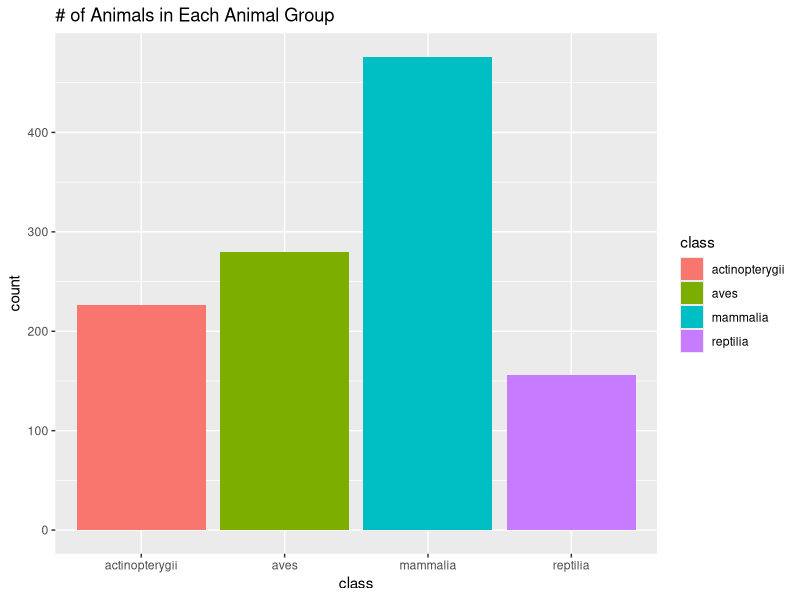
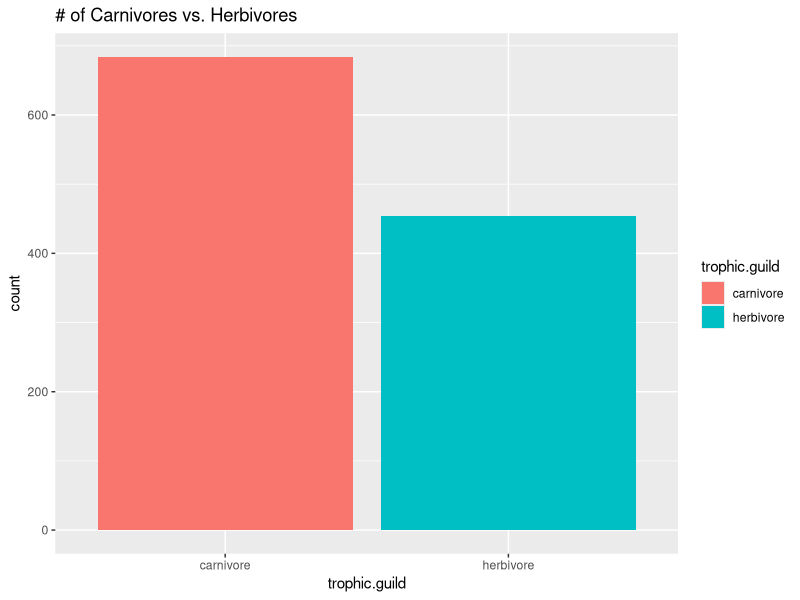
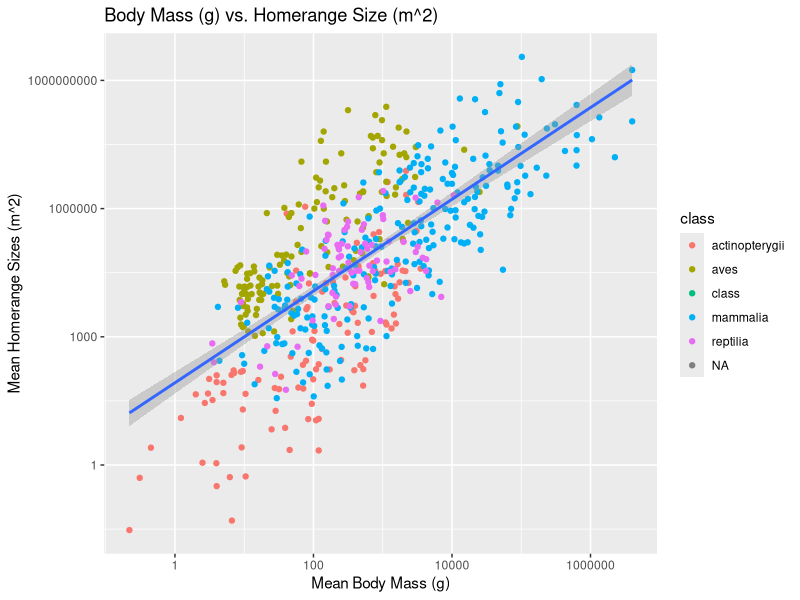
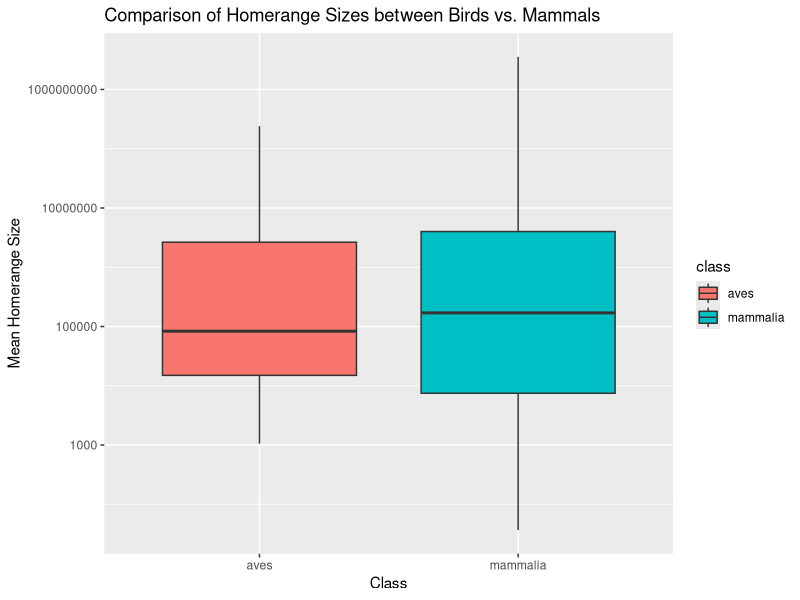

Recreate these plots in R, in order.
## ---- chunk 1
library("tidyverse")
options(scipen=999) #turn off scientific notation
## ---- chunk 2
homerange <- read_csv("Tamburelloetal_HomeRangeDatabase.csv")
## ---- chunk 3
glimpse(homerange)
## ---- chunk 4
names(homerange)
## ---- chunk 5
anim_grp <- filter(homerange, class %in% c("actinopterygii", "aves", "mammalia", "reptilia"))
ggplot(data=anim_grp, 
       mapping=aes(x=class))+
  geom_bar(mapping=aes(fill=class))+
  labs(title="# of Animals in Each Animal Group")
## ---- chunk 6
carn_herb <- filter(homerange, trophic.guild %in% c("carnivore", "herbivore"))
ggplot(data=carn_herb, 
       mapping=aes(x=trophic.guild))+
  geom_bar(mapping=aes(fill=trophic.guild))+
  labs(title="# of Carnivores vs. Herbivores")
## ---- chunk 7
homerange <- homerange[!duplicated (homerange$common.name), ]
## ---- chunk 8
homerange$mean.hra.m2 <- as.numeric(homerange$mean.hra.m2)
filter(homerange, class == "mammalia", trophic.guild == "herbivore", mean.hra.m2>1000000) %>% 
  select(common.name, order, mean.hra.m2, mean.mass.g) %>% 
  arrange(desc(mean.hra.m2)) %>% 
  slice_max(mean.hra.m2, n=10)
## ---- chunk 9
select(homerange, common.name, mean.hra.m2) %>% 
  arrange(desc(mean.hra.m2)) %>% 
  slice_head(n=1)
## ---- chunk 10
select(homerange, common.name, mean.hra.m2) %>% 
  arrange(mean.hra.m2) %>% 
  slice_head(n=1)
## ---- chunk 11
filter(homerange, class == "mammalia", trophic.guild == "carnivore") %>% 
  select(common.name, order, mean.hra.m2, mean.mass.g) %>% 
  arrange(desc(mean.hra.m2))
## ---- chunk 12
homerange$mean.mass.g <- as.numeric(homerange$mean.mass.g)
ggplot(data=homerange, 
       mapping=aes(x=mean.mass.g, y=mean.hra.m2))+
  geom_point(mapping=aes(color=class))+
  geom_smooth(method=lm, se=T)+
  scale_x_log10()+
  scale_y_log10()+
  labs(title="Body Mass (g) vs. Homerange Size (m^2)", x = "Mean Body Mass (g)", y = "Mean Homerange Sizes (m^2)")
## ---- chunk 13
birds_mamm <- filter(homerange, class %in% c("aves", "mammalia"))
ggplot(data=birds_mamm, 
       mapping=aes(x=class, y=mean.hra.m2))+
  geom_boxplot(mapping=aes(fill=class))+
  scale_y_log10()+
  labs(title="Comparison of Homerange Sizes between Birds vs. Mammals", x = "Class", y = "Mean Homerange Size")
## ---- chunk 14
filter(homerange, class == "actinopterygii", trophic.guild == "carnivore") %>% 
  select(class, common.name, order, mean.mass.g) %>% 
  arrange(mean.mass.g) %>% 
  slice_min(mean.mass.g, n=5)
